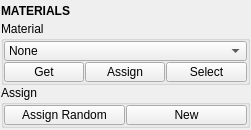
<?xml version="1.0" encoding="UTF-8"?>
<ui version="4.0">
 <class>QtUi</class>
 <widget class="QMainWindow" name="QtUi">
  <property name="enabled">
   <bool>true</bool>
  </property>
  <property name="geometry">
   <rect>
    <x>0</x>
    <y>0</y>
    <width>251</width>
    <height>130</height>
   </rect>
  </property>
  <property name="sizePolicy">
   <sizepolicy hsizetype="Preferred" vsizetype="Preferred">
    <horstretch>0</horstretch>
    <verstretch>0</verstretch>
   </sizepolicy>
  </property>
  <property name="tabShape">
   <enum>QTabWidget::Triangular</enum>
  </property>
  <property name="dockNestingEnabled">
   <bool>true</bool>
  </property>
  <property name="dockOptions">
   <set>QMainWindow::AllowNestedDocks|QMainWindow::AllowTabbedDocks|QMainWindow::AnimatedDocks|QMainWindow::ForceTabbedDocks</set>
  </property>
  <widget class="QWidget" name="central_widget">
   <property name="minimumSize">
    <size>
     <width>200</width>
     <height>0</height>
    </size>
   </property>
   <layout class="QVBoxLayout" name="verticalLayout_2">
    <property name="leftMargin">
     <number>1</number>
    </property>
    <property name="topMargin">
     <number>1</number>
    </property>
    <property name="rightMargin">
     <number>1</number>
    </property>
    <property name="bottomMargin">
     <number>1</number>
    </property>
    <item>
     <layout class="QVBoxLayout" name="verticalLayout">
      <property name="spacing">
       <number>0</number>
      </property>
      <item>
       <widget class="Header" name="header">
        <property name="minimumSize">
         <size>
          <width>0</width>
          <height>20</height>
         </size>
        </property>
        <property name="font">
         <font>
          <weight>75</weight>
          <bold>true</bold>
         </font>
        </property>
        <property name="text">
         <string>MATERIALS</string>
        </property>
       </widget>
      </item>
      <item>
       <widget class="QGroupBox" name="group000">
        <property name="title">
         <string>Material</string>
        </property>
        <layout class="QGridLayout" name="gridLayout">
         <property name="leftMargin">
          <number>0</number>
         </property>
         <property name="topMargin">
          <number>0</number>
         </property>
         <property name="rightMargin">
          <number>0</number>
         </property>
         <property name="bottomMargin">
          <number>0</number>
         </property>
         <property name="spacing">
          <number>1</number>
         </property>
         <item row="8" column="3" colspan="2">
          <widget class="PushButton" name="tb000">
           <property name="enabled">
            <bool>true</bool>
           </property>
           <property name="minimumSize">
            <size>
             <width>0</width>
             <height>20</height>
            </size>
           </property>
           <property name="maximumSize">
            <size>
             <width>16777215</width>
             <height>20</height>
            </size>
           </property>
           <property name="toolTip">
            <string>Select objects that are assigned the current material.</string>
           </property>
           <property name="text">
            <string>Select</string>
           </property>
          </widget>
         </item>
         <item row="8" column="2">
          <widget class="QPushButton" name="b005">
           <property name="enabled">
            <bool>true</bool>
           </property>
           <property name="minimumSize">
            <size>
             <width>0</width>
             <height>20</height>
            </size>
           </property>
           <property name="maximumSize">
            <size>
             <width>16777215</width>
             <height>20</height>
            </size>
           </property>
           <property name="toolTip">
            <string>Assign the current material to any currently selected objects.</string>
           </property>
           <property name="text">
            <string>Assign</string>
           </property>
          </widget>
         </item>
         <item row="2" column="0" colspan="5">
          <widget class="ComboBox" name="cmb002">
           <property name="minimumSize">
            <size>
             <width>0</width>
             <height>20</height>
            </size>
           </property>
           <property name="maximumSize">
            <size>
             <width>16777215</width>
             <height>20</height>
            </size>
           </property>
           <property name="toolTip">
            <string>Current material.</string>
           </property>
           <property name="maxVisibleItems">
            <number>40</number>
           </property>
           <property name="maxCount">
            <number>500</number>
           </property>
           <property name="sizeAdjustPolicy">
            <enum>QComboBox::AdjustToContents</enum>
           </property>
           <property name="frame">
            <bool>true</bool>
           </property>
           <item>
            <property name="text">
             <string>None</string>
            </property>
           </item>
          </widget>
         </item>
         <item row="8" column="0" colspan="2">
          <widget class="QPushButton" name="b002">
           <property name="enabled">
            <bool>true</bool>
           </property>
           <property name="minimumSize">
            <size>
             <width>0</width>
             <height>20</height>
            </size>
           </property>
           <property name="maximumSize">
            <size>
             <width>16777215</width>
             <height>20</height>
            </size>
           </property>
           <property name="toolTip">
            <string>Set material shader ID from selection.</string>
           </property>
           <property name="text">
            <string>Get</string>
           </property>
          </widget>
         </item>
        </layout>
       </widget>
      </item>
      <item>
       <widget class="QGroupBox" name="groupBox">
        <property name="title">
         <string>Assign</string>
        </property>
        <layout class="QGridLayout" name="gridLayout_2">
         <property name="leftMargin">
          <number>0</number>
         </property>
         <property name="topMargin">
          <number>0</number>
         </property>
         <property name="rightMargin">
          <number>0</number>
         </property>
         <property name="bottomMargin">
          <number>0</number>
         </property>
         <property name="spacing">
          <number>1</number>
         </property>
         <item row="0" column="1">
          <widget class="PushButton" name="b006">
           <property name="enabled">
            <bool>true</bool>
           </property>
           <property name="minimumSize">
            <size>
             <width>0</width>
             <height>20</height>
            </size>
           </property>
           <property name="maximumSize">
            <size>
             <width>16777215</width>
             <height>20</height>
            </size>
           </property>
           <property name="toolTip">
            <string>Assign a new material to the current selection.</string>
           </property>
           <property name="text">
            <string>New</string>
           </property>
          </widget>
         </item>
         <item row="0" column="0">
          <widget class="PushButton" name="b004">
           <property name="enabled">
            <bool>true</bool>
           </property>
           <property name="minimumSize">
            <size>
             <width>0</width>
             <height>20</height>
            </size>
           </property>
           <property name="maximumSize">
            <size>
             <width>16777215</width>
             <height>20</height>
            </size>
           </property>
           <property name="toolTip">
            <string>&lt;html&gt;&lt;head/&gt;&lt;body&gt;&lt;p&gt;Assign a new random material to any selected object(s).&lt;/p&gt;&lt;p&gt;&lt;br/&gt;&lt;span style=&quot; font-style:italic;&quot;&gt;You can click repeatedly until a desired color is found.&lt;/span&gt;&lt;/p&gt;&lt;/body&gt;&lt;/html&gt;</string>
           </property>
           <property name="text">
            <string>Assign Random</string>
           </property>
          </widget>
         </item>
        </layout>
       </widget>
      </item>
      <item>
       <spacer name="verticalSpacer_2">
        <property name="orientation">
         <enum>Qt::Vertical</enum>
        </property>
        <property name="sizeHint" stdset="0">
         <size>
          <width>20</width>
          <height>40</height>
         </size>
        </property>
       </spacer>
      </item>
     </layout>
    </item>
   </layout>
  </widget>
 </widget>
 <customwidgets>
  <customwidget>
   <class>Header</class>
   <extends>QLabel</extends>
   <header>uitk.widgets.header.Header.h</header>
  </customwidget>
  <customwidget>
   <class>PushButton</class>
   <extends>QPushButton</extends>
   <header>widgets.pushbutton.h</header>
  </customwidget>
  <customwidget>
   <class>ComboBox</class>
   <extends>QComboBox</extends>
   <header>uitk.widgets.comboBox.ComboBox.h</header>
  </customwidget>
 </customwidgets>
 <resources/>
 <connections/>
 <designerdata>
  <property name="gridDeltaX">
   <number>5</number>
  </property>
  <property name="gridDeltaY">
   <number>5</number>
  </property>
  <property name="gridSnapX">
   <bool>true</bool>
  </property>
  <property name="gridSnapY">
   <bool>true</bool>
  </property>
  <property name="gridVisible">
   <bool>true</bool>
  </property>
 </designerdata>
</ui>
